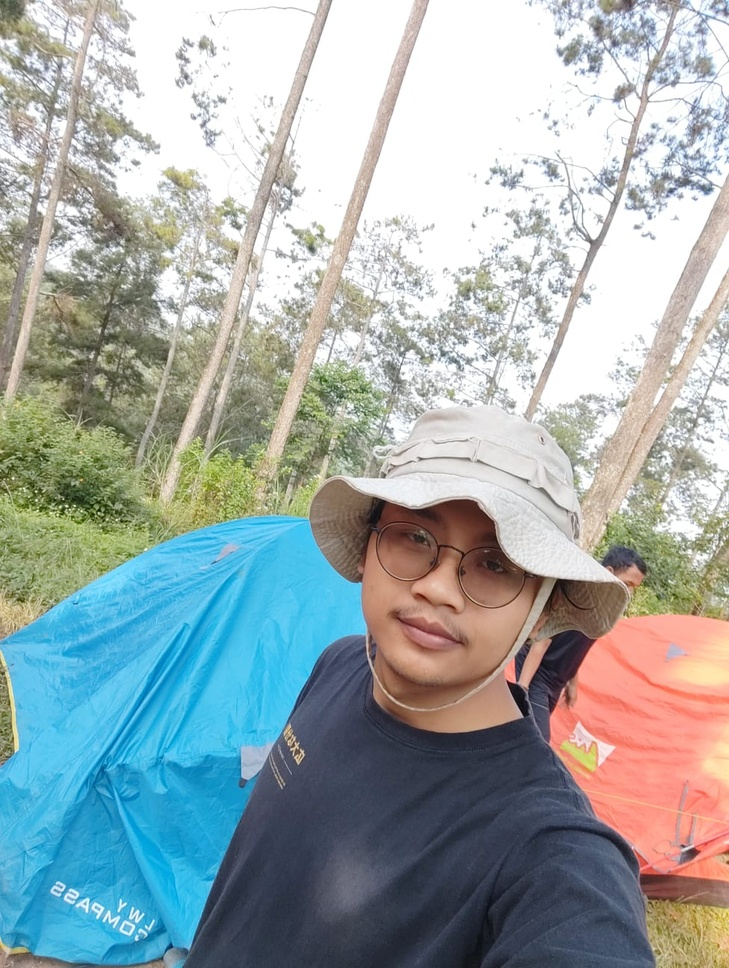
#> input picture aldi.jpg, 729 x 968 px, shrunk from 976 x 1296 before the run
$ jupyter execute filterlaplacian.ipynb   (older library calls are emulated)
#> lines starting #> are read from the running program, lines starting #| are printed output that depends on the picture
[cell 1]
import cv2
from matplotlib import pyplot as plt

[cell 2]
img0 = cv2.imread("aldi.jpg")
#> img0 is the input picture: shape (968, 729, 3); mean B, G, R 171.5, 170.9, 159.1

[cell 3]
gray = cv2.cvtColor(img0, cv2.COLOR_BGR2GRAY)
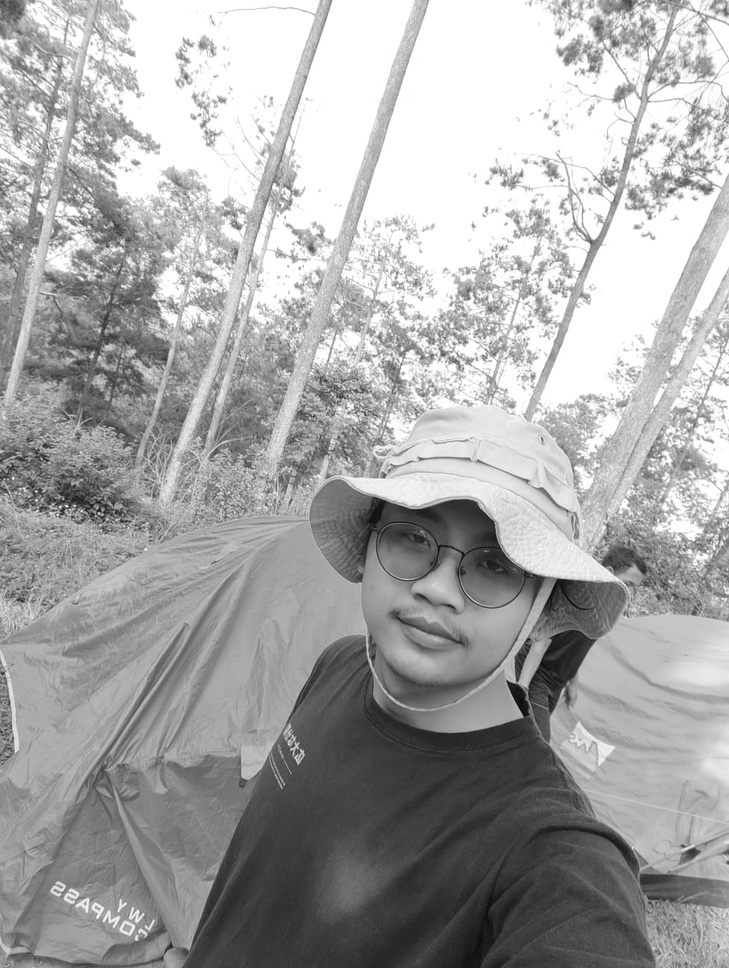
#> gray: shape (968, 729); min 6, max 255, mean 167.5

[cell 4]
img = cv2.GaussianBlur(gray,(3,3),0)

[cell 5]
laplacian = cv2.Laplacian(img,cv2.CV_64F)
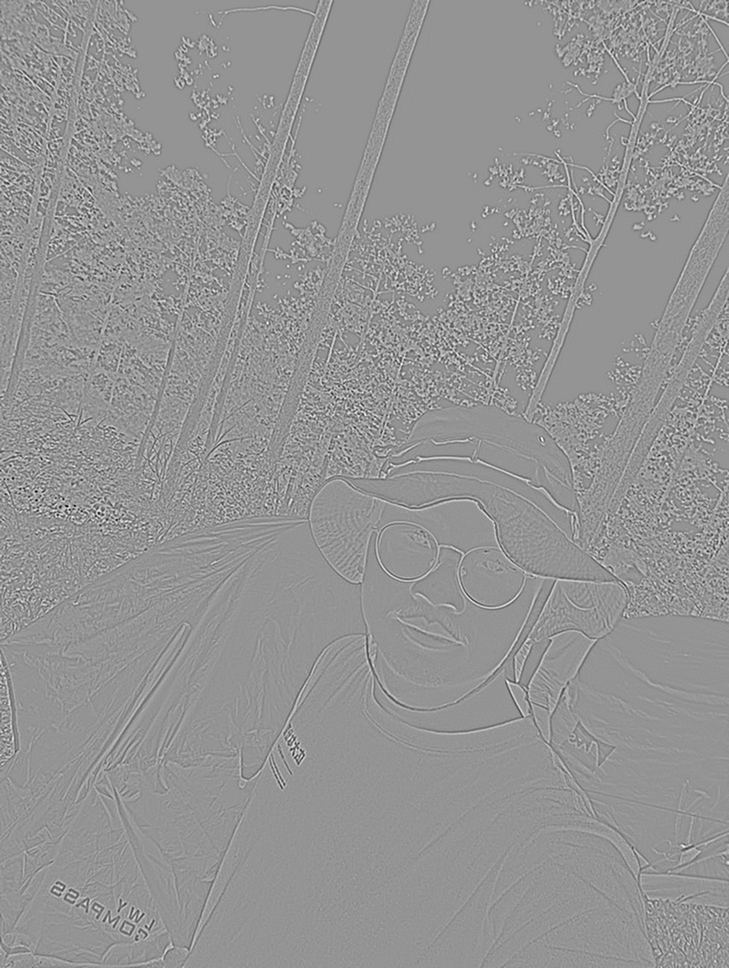
#> laplacian: shape (968, 729) float64; min -118, max 85, mean 0; drawn with min black and max white

[cell 6]
plt.subplot(1,2,1),plt.imshow(img,cmap='gray')
plt.title('Original'),plt.xticks([]),plt.yticks([])
plt.subplot(1,2,2),plt.imshow(laplacian,cmap='gray')
plt.title('Laplacian'),plt.xticks([]),plt.yticks([])
plt.show()
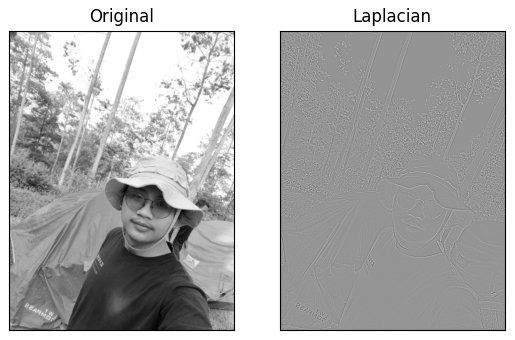
#> figure drawn by matplotlib, 2 panels
